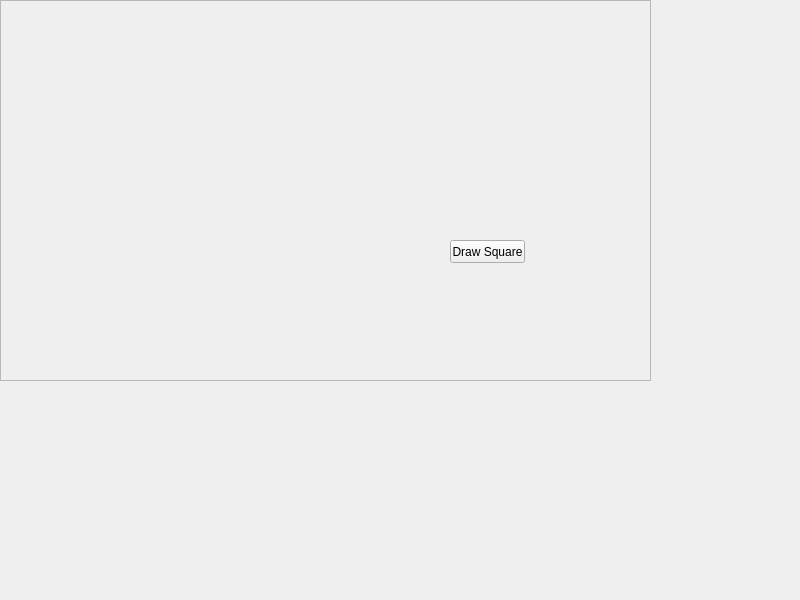
<?xml version="1.0" encoding="UTF-8"?>
<ui version="4.0">
 <class>MainWindow</class>
 <widget class="QMainWindow" name="MainWindow">
  <property name="geometry">
   <rect>
    <x>0</x>
    <y>0</y>
    <width>800</width>
    <height>600</height>
   </rect>
  </property>
  <property name="windowTitle">
   <string>MainWindow</string>
  </property>
  <widget class="QWidget" name="centralwidget">
   <widget class="QFrame" name="background">
    <property name="geometry">
     <rect>
      <x>0</x>
      <y>0</y>
      <width>651</width>
      <height>381</height>
     </rect>
    </property>
    <property name="styleSheet">
     <string notr="true">#background{
}</string>
    </property>
    <property name="frameShape">
     <enum>QFrame::StyledPanel</enum>
    </property>
    <property name="frameShadow">
     <enum>QFrame::Raised</enum>
    </property>
    <widget class="QPushButton" name="push_DrawSquare">
     <property name="geometry">
      <rect>
       <x>450</x>
       <y>240</y>
       <width>75</width>
       <height>23</height>
      </rect>
     </property>
     <property name="text">
      <string>Draw Square</string>
     </property>
    </widget>
   </widget>
  </widget>
 </widget>
 <resources/>
 <connections/>
</ui>
